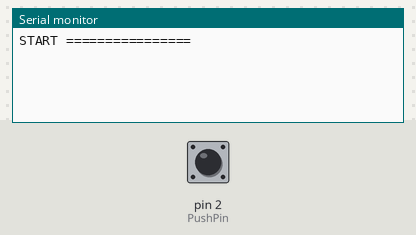
The sketch below on a simulated Arduino Uno, built with avr-gcc and run on an emulated ATmega328P. Parts: the last lines printed to the serial monitor. The inputs (shaded band) are chosen by the test bench; at power-on: pin 2 (PushPin) LOW.

Above: at 1.2 s.
1.3 s: pin 2 (PushPin) pulled HIGH for 3.2 s
At 3.7 s:
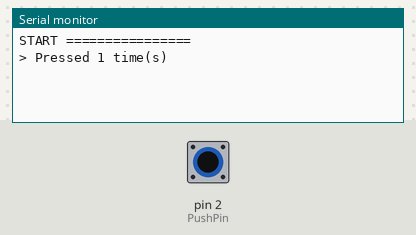
9.0 s: pin 2 (PushPin) pulled HIGH for 0.15 s
At 10.0 s:
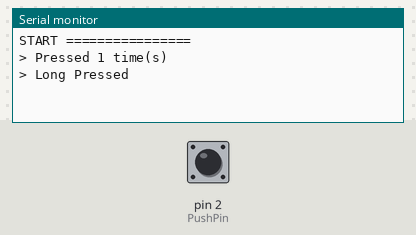

Measured:
- after the input at 1.3 s, the serial monitor: prints a new line after 1.1 s (image 1)
- after the input at 9.0 s, the serial monitor: prints a new line after 0.10 s (image 2)

The sketch:

multiple-click.ino
```cpp
//update 25-01-2022

const int PushPin = 2;      // Push Button Pin
const int PushState = 0;    // Push Button Active Low = 0, Active High = 1
const int PushLong = 3000;  // Long press timer = 3 sec.

void setup() {
  pinMode(PushPin,INPUT);
  Serial.begin(9600);
  Serial.println("\nSTART ================");
}

void loop() {
  int value = ButtonMultiClick(PushPin);

  if (value > 0){
    if (value == PushLong){
      Serial.println("Long Pressed");
    }
    else{
      Serial.println("> Pressed " + String(value) + " time(s)");
    }
  }

}


int ButtonMultiClick(int Button){
  int result = 0;
  boolean multiple = true;

  if (digitalRead(Button) == PushState){
    result = 1;
    long waits = millis() + PushLong;
    while (abs(1-PushState-digitalRead(Button))){
      if (millis() > waits){
        Serial.print("> ");
        result = PushLong;
        multiple = false;
        break;
      }
    }
    while (abs(1-PushState-digitalRead(Button)));
    delay(100);

    for (int s = 1;multiple;s++){
      waits = millis() + 1000;
      while (millis() <= waits){
        if (digitalRead(Button) == PushState){
          while (abs(1-PushState-digitalRead(Button)));
          delay(100);
          result++;
          break;
        }
      }
      if (result == s){
        multiple = false;
      }
    }
  }

  return result;
}
```
